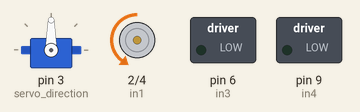
This sketch was run on a simulated Arduino Uno, built with avr-gcc and run on an emulated ATmega328P. Shown: servo, motor-driver pin pairs drawn as motors (green arrow = first pin HIGH = forward, orange = second pin HIGH = backward, longer = more drive, scaled by the enable pin), switched loads named in the sketch (green lamp = pin HIGH).

Above: at 0.05 s.
Timing chart, 0 to 4.6 s (numbered marks = the images above):
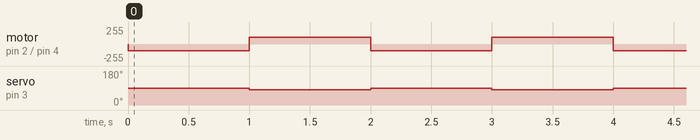

The sketch:

servo_and_whell.ino
```cpp
// whell and servo motor
#include<Servo.h>

Servo servo_direction;
int servo_init_val = 81;

int ena = 5;
int in1 = 2;
int in2 = 4;

int enb = 10;
int in3 = 6;
int in4 = 9;

void setup() {

  servo_direction.attach(3);
  pinMode(in1,OUTPUT);
  pinMode(in2,OUTPUT);
  pinMode(in3,OUTPUT);
  pinMode(in4,OUTPUT);
  servo_direction.write(servo_init_val);

}

void loop() {

  forward();
  servo_direction.write(90);
  delay(1000);

  back();
  servo_direction.write(servo_init_val);
  delay(1000);

}

void back(){
  analogWrite(ena,100);
  digitalWrite(in1,1);
  digitalWrite(in2,0);
}

void forward(){
  analogWrite(ena,100);
  digitalWrite(in1,0);
  digitalWrite(in2,1);
}
```

Measured:
- by itself, motor on pin 2 (in1) / pin 4 (in2): alternates forward 100/255 for 1.0 s and backward 100/255 for 1.0 s
- by itself, servo on pin 3 (servo_direction): alternates 90° for 1.0 s and 81° for 1.0 s
